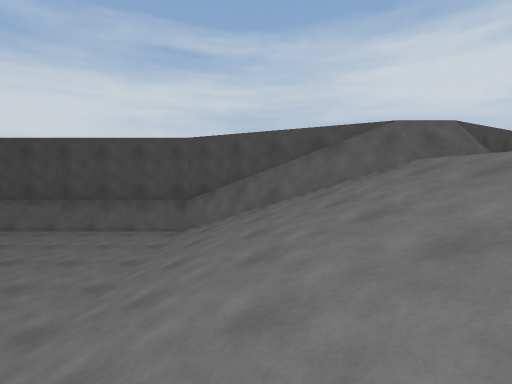
view 1 (above)

14 first-person views from a walk through a Unity game level. The camera is 1.5 m above the floor, tilts 4° down and sees 85° across. The floor is counted in squares, 2 m on a side. Each view is taken from the middle of a square. On the plan, view 1 faces up. The plan holds only what a view shows up to about 10 squares ahead; the rest is blank. The player character is not drawn. Surface patterns are stand-ins for the level's own textures.

view 2
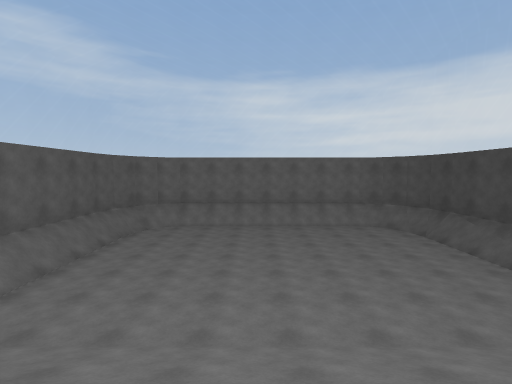

view 3
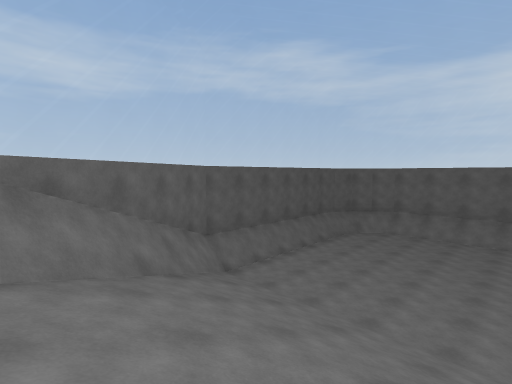

view 4
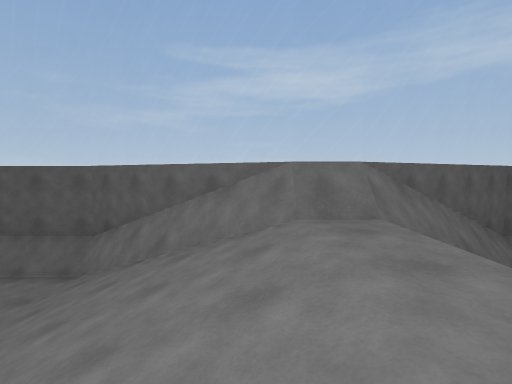

view 5
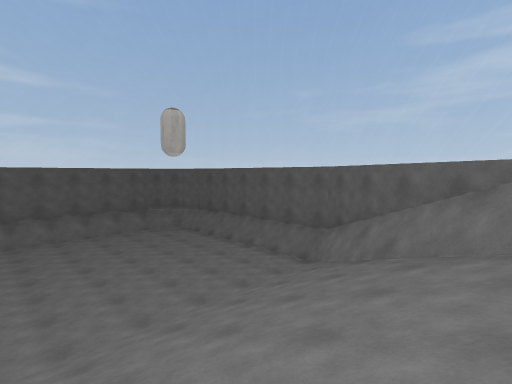

view 6
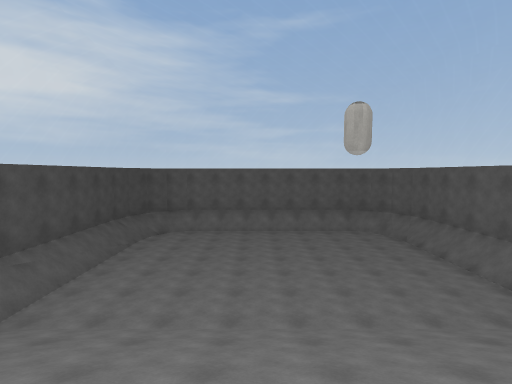

view 7
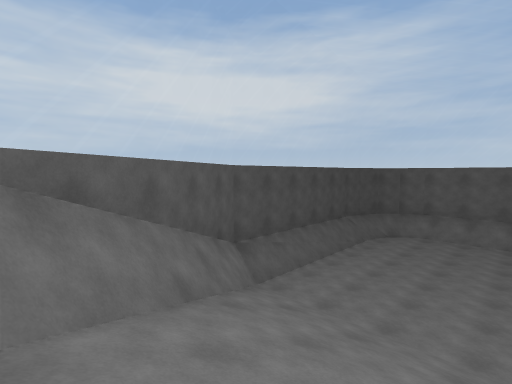

view 8
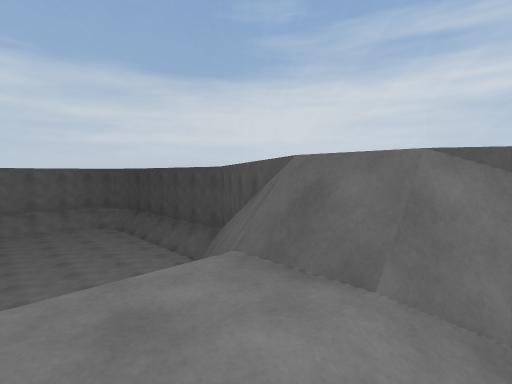

view 9
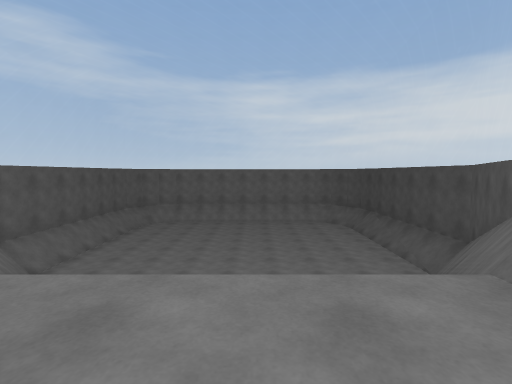

view 10
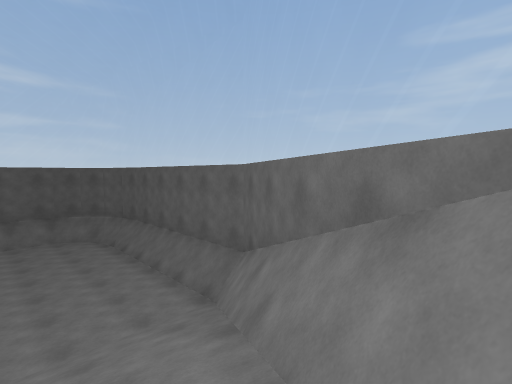

view 11
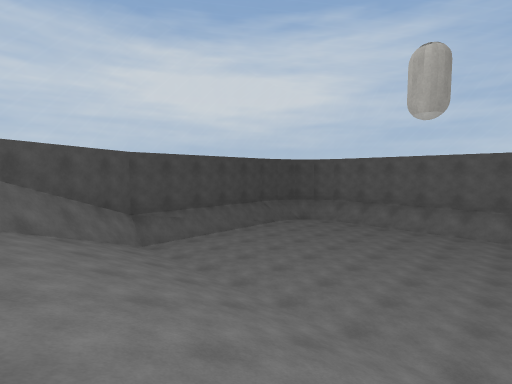

view 12
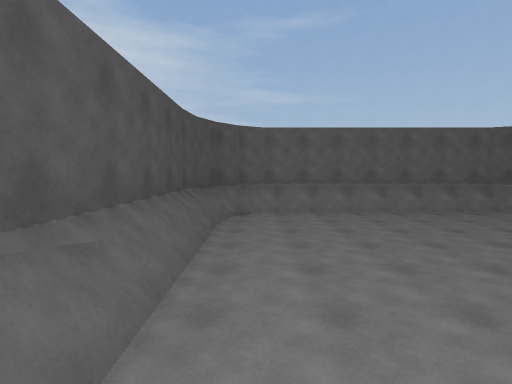

view 13
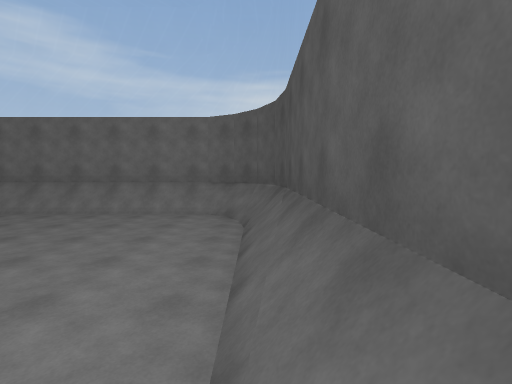

view 14
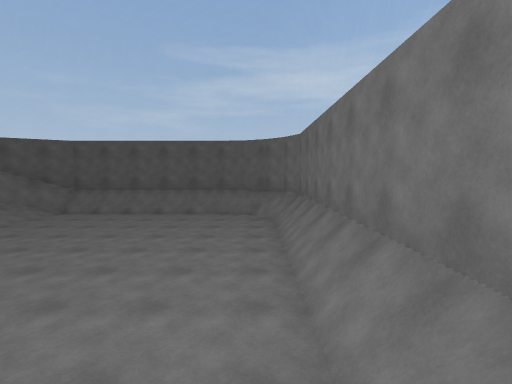

### Floor plan
Key: @ floor where view 1 was taken; # wall or solid block; . main floor; : floor 3.5 m higher than the main floor; / step, stairs or slope; = window, fence, low wall or low ledge.
Columns run from 10 left of view 1 to 16 right of it. Each row starts with its distance up from view 1.
  8   ########       ########
  7  #///////##     ##///////#
  6 ##......./### ###/.......##
  5 #/.......///#=#///......./#
  4 #/.......////:////......./#
  3 #/.......////:////......./#
  2 #/.......////:////......./#
  1 #/.......////:////......./#
  0 #/......./@/#=#///......./#
 -1 ##......./### ###/.......##
 -2  #///////##     ##///////#
 -3   ########       ########

Positions as (right, up) in squares from view 1, and headings:
1: (0, 0), facing up
2: (1, 2), facing left
3: (2, 3), facing down-left
4: (4, 4), facing down
5: (4, 4), facing down-right
6: (4, 3), facing right
7: (4, 3), facing up-right
8: (4, 3), facing up-left
9: (4, 3), facing left
10: (4, 1), facing down-right
11: (5, 0), facing up-right
12: (7, 6), facing right
13: (-2, 7), facing left
14: (-8, 7), facing down
